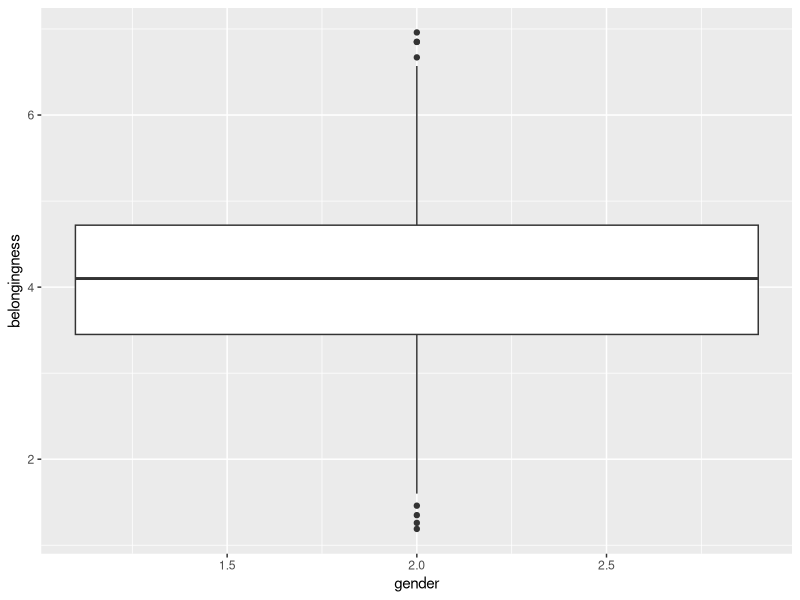
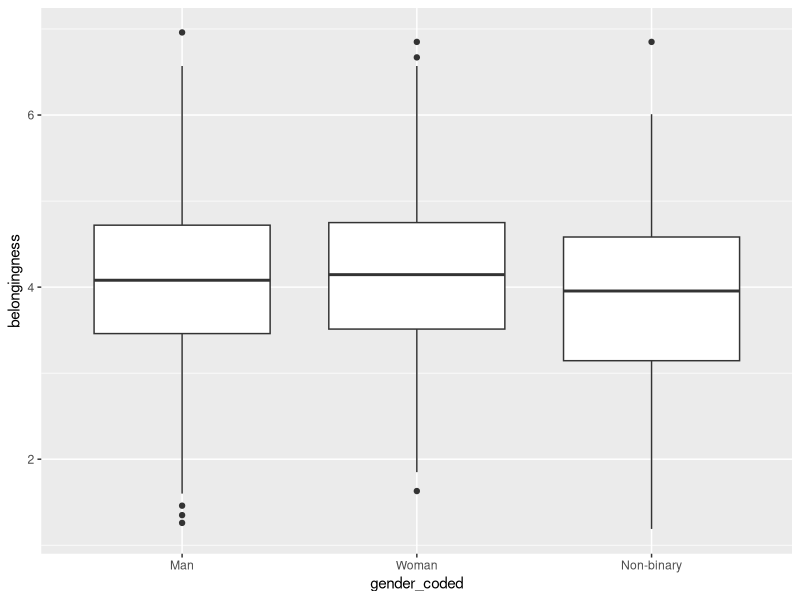
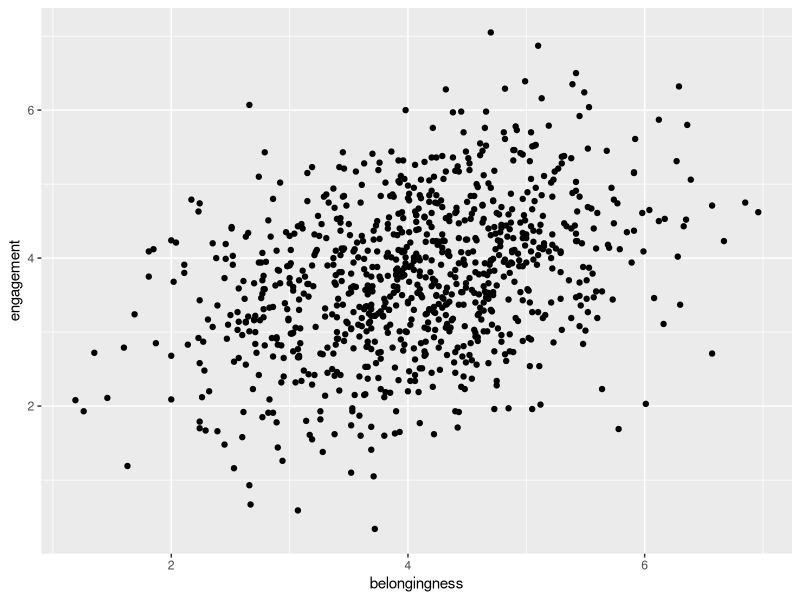
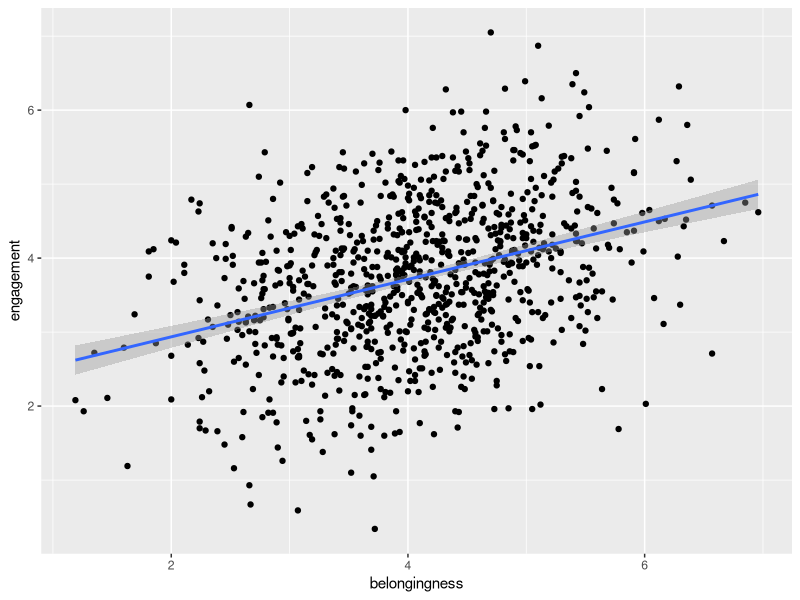
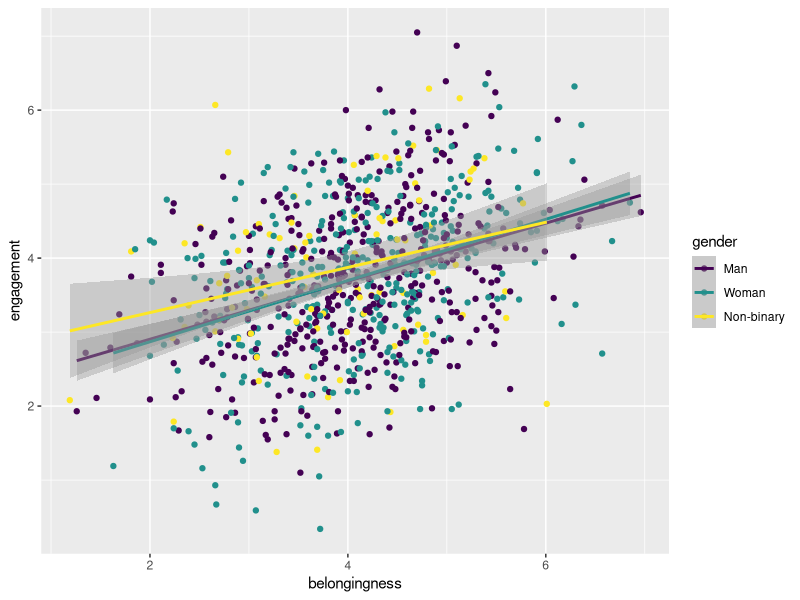
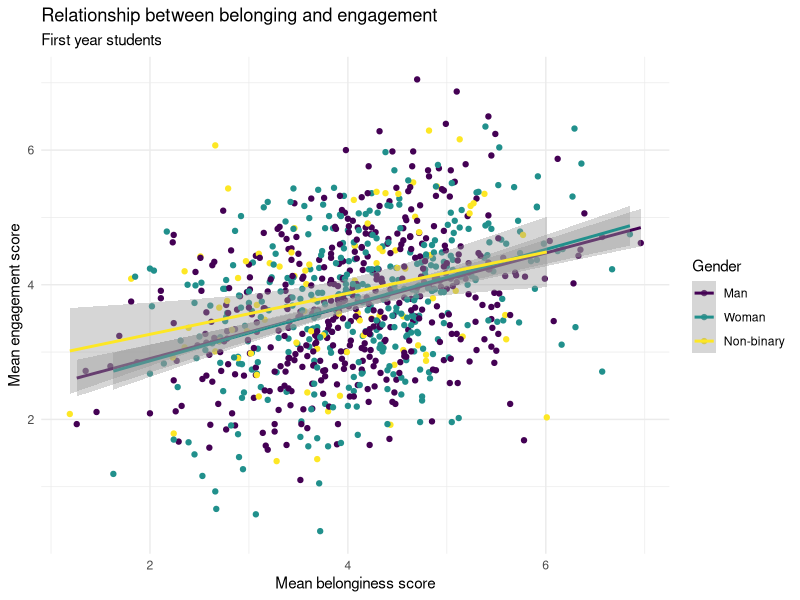
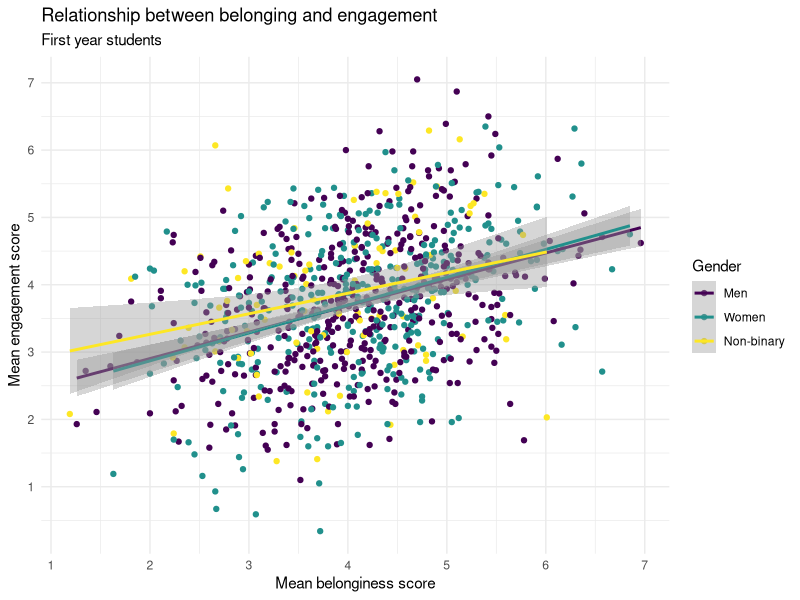
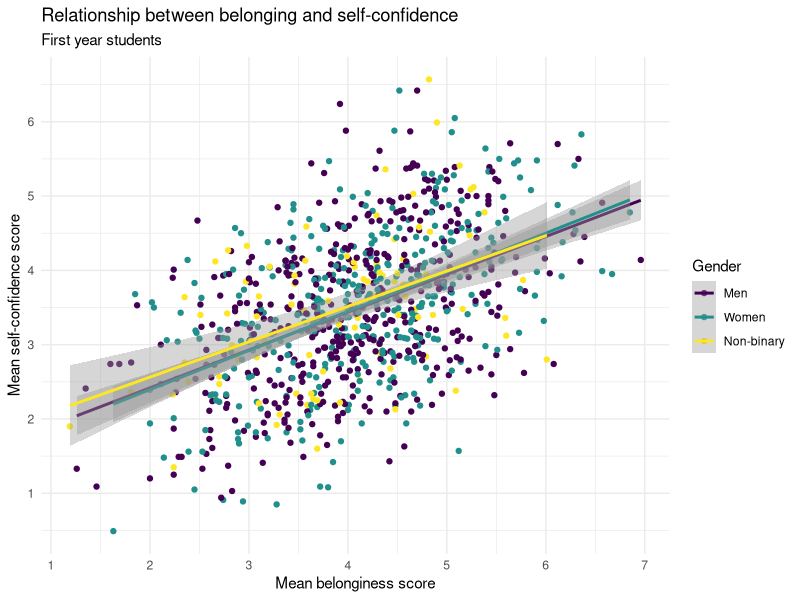

R code for these plots, in order:
## ---- chunk 1
# Load necessary libraries
library(tidyverse)

# Set seed for reproducibility
set.seed(123)

# Define number of participants
n_participants <- 1000

# Define genders and age
gender <- c(rep('1', n_participants * 0.4), 
            rep('2', n_participants * 0.5),
            rep('3', n_participants * 0.1))
age <- sample(17:25, n_participants, replace = TRUE)
level <- c(rep('First year', n_participants * 0.92), 
            rep('Second year', n_participants * 0.08))
# Define mean and standard deviation for each scale
mean_belongingness <- 4.06
sd_belongingness <- 0.5
mean_engagement <- 3.82
sd_engagement <- 0.5
mean_self_confidence <- 3.48
sd_self_confidence <- 0.5

# Correlate the scales
sigma <- matrix(c(1, 0.4, 0.5,
                  0.4, 1, 0.7,
                  0.5, 0.7, 1), 
                nrow=3, ncol=3)  # Correlation matrix
mu <- c(mean_belongingness, mean_engagement, mean_self_confidence)  # Means

# Simulate the correlated data
set.seed(123)
simulated_scores <- MASS::mvrnorm(n_participants, mu, sigma)
colnames(simulated_scores) <- c("belongingness", "engagement", "self_confidence")

# Adjust for gender effect on self-confidence and engagement
simulated_scores[gender == '2', "self_confidence"] <- simulated_scores[gender == '2', "self_confidence"] + 0.1
simulated_scores[gender == '2', "engagement"] <- simulated_scores[gender == '2', "engagement"] - 0.1
simulated_scores[gender == '3', "self_confidence"] <- simulated_scores[gender == '3', "self_confidence"] - 0.1

# Adjust for age effect on engagement and self-confidence
simulated_scores[, "engagement"] <- simulated_scores[, "engagement"] + 0.01 * (age - mean(age))
simulated_scores[, "self_confidence"] <- simulated_scores[, "self_confidence"] + 0.01 * (age - mean(age))

# Create a new dataframe
data <- data.frame(participant = 1:n_participants,
                   gender = sample(gender),
                   age = age,
                   level = level,
                   belongingness = simulated_scores[, "belongingness"],
                   engagement = simulated_scores[, "engagement"],
                   self_confidence = simulated_scores[, "self_confidence"]) %>%
  mutate(gender = as.numeric(gender))

# Round questionnaire data to 2 decimal places
data <- data %>% mutate_at(vars(belongingness:self_confidence), round, 2)

# Split into demographic and questionnaire data
demographic_data <- data %>% select(participant, gender, age, level)
questionnaire_data <- data %>% select(participant, level, belongingness, engagement, self_confidence)


## ---- chunk 2
full_data <- inner_join(x = demographic_data, # table 1
                        y = questionnaire_data, # table 2
                        by = c("participant", "level")) # all common columns
## ---- chunk 3
summary(demographic_data)
## ---- chunk 4
ggplot(full_data, aes(x = gender, y = belongingness)) +
  geom_boxplot()
## ---- chunk 5
full_data <- full_data %>%
  mutate(gender_coded = factor(gender, 
                        levels = c(2,1, 3),
                        labels = c("Man", "Woman", "Non-binary")))

## ---- chunk 6
ggplot(full_data, aes(x = gender_coded, y = belongingness)) +
  geom_boxplot()
## ---- chunk 7
full_data %>%
  count(gender_coded)

full_data %>%
  count(level)

full_data %>%
  count(level, gender_coded)
## ---- chunk 8
first_year_data <- full_data %>%
  filter(level == "First year")
## ---- chunk 9
first_year_data <- first_year_data %>%
  select(participant, 
         "gender" = gender_coded,
         age,
         belongingness:self_confidence) 
## ---- chunk 10
first_year_data <- full_data %>%
  filter(level == "First year")%>%
  select(participant, 
         "gender" = gender_coded,
         age,
         belongingness:self_confidence) 
## ---- chunk 11
ggplot(first_year_data, aes(x = belongingness, y = engagement)) +
  geom_point()
## ---- chunk 12
ggplot(first_year_data, aes(x = belongingness, y = engagement)) +
  geom_point() +
  geom_smooth(method = "lm")
## ---- chunk 13
ggplot(first_year_data, aes(x = belongingness, 
                            y = engagement,
                            colour = gender)) +
  geom_point() +
  geom_smooth(method = "lm") +
  scale_colour_viridis_d(option = "D")
## ---- chunk 14
ggplot(first_year_data, aes(x = belongingness, 
                            y = engagement,
                            colour = gender)) +
  geom_point() +
  geom_smooth(method = "lm") +
  scale_colour_viridis_d(option = "D") +
  theme_minimal() +
  labs(x = "Mean belonginess score",
       y = "Mean engagement score",
       colour = "Gender",
       title = "Relationship between belonging and engagement",
       subtitle = "First year students")
## ---- chunk 15
ggplot(first_year_data, aes(x = belongingness, 
                            y = engagement,
                            colour = gender)) +
  geom_point() +
  geom_smooth(method = "lm") +
  scale_colour_viridis_d(name = "Gender",
                         labels = c("Men", "Women", "Non-binary"),
                         option = "D") +
  theme_minimal() +
  scale_x_continuous(name = "Mean belonginess score",
                     breaks = seq(1:7)) +
  scale_y_continuous(name = "Mean engagement score",
                     breaks = seq(1:7)) +
  labs(title = "Relationship between belonging and engagement",
       subtitle = "First year students")
## ---- chunk 16
# belonging and self-confidence
ggplot(first_year_data, aes(x = belongingness, 
                            y = self_confidence,
                            colour = gender)) +
  geom_point() +
  geom_smooth(method = "lm") +
  scale_colour_viridis_d(name = "Gender",
                         labels = c("Men", "Women", "Non-binary"),
                         option = "D") +
  theme_minimal() +
  scale_x_continuous(name = "Mean belonginess score",
                     breaks = seq(1:7)) +
  scale_y_continuous(name = "Mean self-confidence score",
                     breaks = seq(1:7)) +
  labs(title = "Relationship between belonging and self-confidence",
       subtitle = "First year students")

# engagement and self-confidence
ggplot(first_year_data, aes(x = engagement, 
                            y = self_confidence,
                            colour = gender)) +
  geom_point() +
  geom_smooth(method = "lm") +
  scale_colour_viridis_d(name = "Gender",
                         labels = c("Men", "Women", "Non-binary"),
                         option = "D") +
  theme_minimal() +
  scale_x_continuous(name = "Mean engagement score",
                     breaks = seq(1:7)) +
  scale_y_continuous(name = "Mean self-confidence score",
                     breaks = seq(1:7)) +
  labs(title = "Relationship between engagement and self-confidence",
       subtitle = "First year students")
